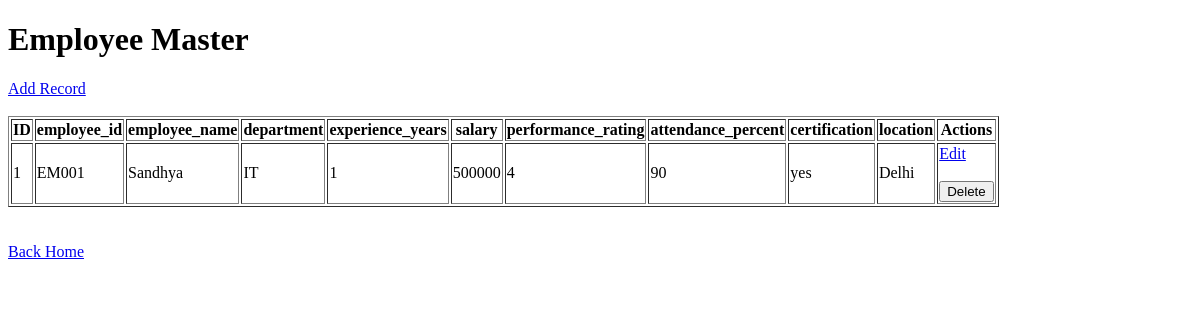
The app's page /employee_master, older data.
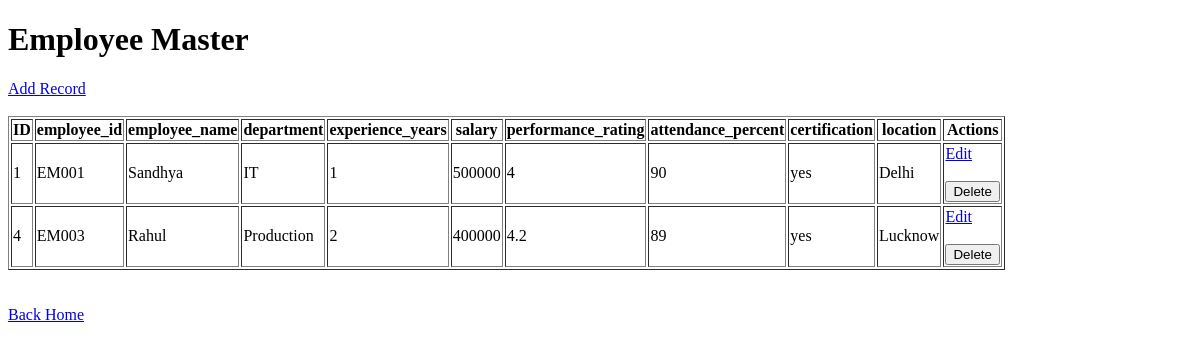
The same page, newer data.
### tables this page shows
CREATE TABLE employee_master (
    id INTEGER PRIMARY KEY AUTOINCREMENT,
    employee_id TEXT,
    employee_name TEXT,
    department TEXT,
    experience_years INTEGER,
    salary INTEGER,
    performance_rating INTEGER,
    attendance_percent INTEGER,
    certification TEXT,
    location TEXT
);

### generated_app/app.py (the view)
@app.route("/employee_master")
def employee_master():
    conn = get_connection()
    rows = conn.execute(
        "SELECT * FROM employee_master"
    ).fetchall()
    conn.close()
    return render_template(
        "employee_master_list.html",
        rows=rows,
        columns=['employee_id', 'employee_name', 'department', 'experience_years', 'salary', 'performance_rating', 'attendance_percent', 'certification', 'location']
    )

### generated_app/app.py (called while the page is built)
def get_connection():
    conn = sqlite3.connect(
        "database.db"
    )
    conn.row_factory = sqlite3.Row
    return conn

### generated_app/templates/employee_master_list.html (shortened to what this page needs)
<!DOCTYPE html>
<html>
<head>
</head>
<body>
<h1>Employee Master</h1>
<a href="/employee_master/add">
Add Record
</a>
<br><br>
<table border="1">
<tr>
<th>ID</th>
{% for col in columns %}
<th>{{ col }}</th>
{% endfor %}
<th>Actions</th>
</tr>
{% for row in rows %}
<tr>
<td>{{ row["id"] }}</td>
{% for col in columns %}
<td>{{ row[col] }}</td>
{% endfor %}
<td>
<a href="/employee_master/edit/{{ row['id'] }}">
Edit
</a>
<br><br>
<form
    method="POST"
    action="/employee_master/delete/{{ row['id'] }}"
>
<button type="submit">
Delete
</button>
</form>
</td>
</tr>
{% endfor %}
</table>
<br><br>
<a href="/">
Back Home
</a>
</body>
</html>

Row changes from the older to the newer data that the page shows:
added employee_master: id "4", employee "EM003" "Rahul" "Production" "2" "400000" "4.2" "89" "yes" "Lucknow"
